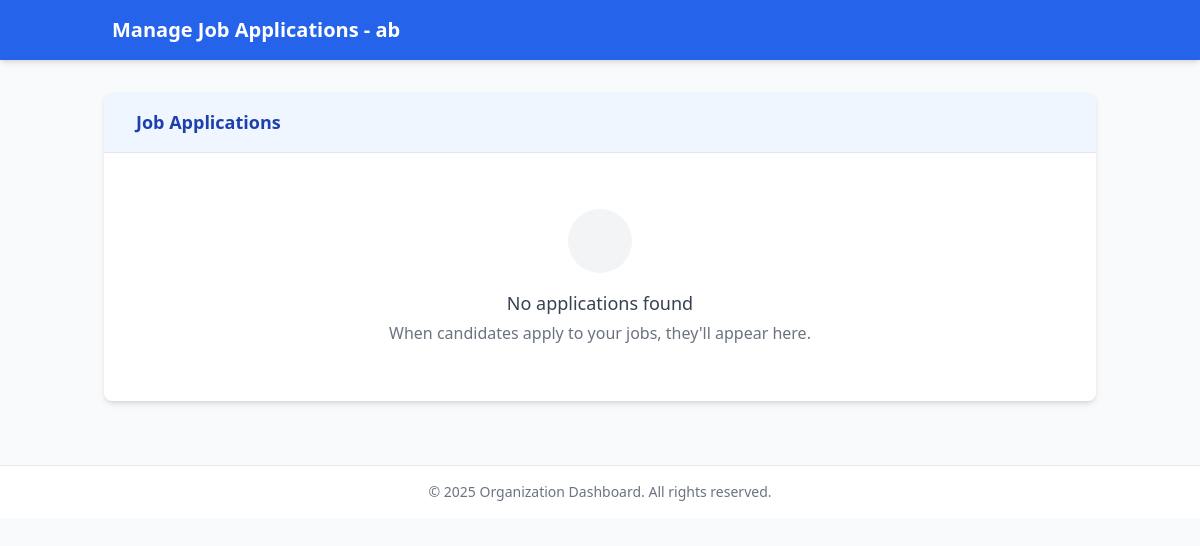
Before: /organizations/1/applications/ (signed in) with the older database file.
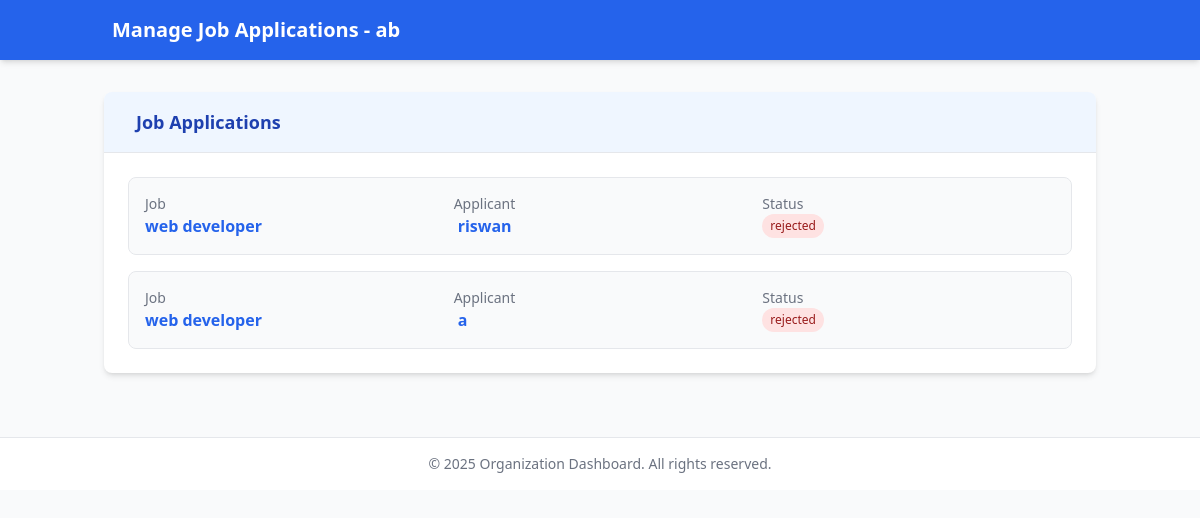
After: the same page with the newer database file.
### jobs/models.py (models this page shows, shortened)
class JobApplication(models.Model):
    job = models.ForeignKey(JobPosting, on_delete=models.CASCADE, related_name='applications')
    applicant = models.ForeignKey(User, on_delete=models.CASCADE, related_name='applications')
    applied_on = models.DateTimeField(auto_now_add=True)
    status = models.CharField(max_length=50, choices=[
        ('pending', 'Pending'),
        ('accepted', 'Accepted'),
        ('rejected', 'Rejected'),
        ('interview_scheduled', 'Interview Scheduled'),
        ('offer_made', 'Offer Made'),
    ])
    cv = models.FileField(upload_to='cvs/', blank=True, null=True)

class JobPosting(models.Model):
    organization = models.ForeignKey(Organization, on_delete=models.CASCADE, related_name='job_postings')
    title = models.CharField(max_length=255)
    description = models.TextField()
    required_qualifications = models.TextField()
    required_skills = models.ManyToManyField(Skill, blank=True)  # Use the same Skill model
    location = models.CharField(max_length=100)
    posted_on = models.DateTimeField(auto_now_add=True)
    application_deadline = models.DateTimeField()
    job_post_image = models.ImageField(upload_to='job_images/', blank=True, null=True)
    posted_by = models.ForeignKey(User,on_delete=models.SET_NULL,null=True,related_name='posted_jobs')

### organizations/views.py (the view, shortened to what this page needs)
# urls.py: path('<int:org_id>/applications/', views.manage_job_applications, name='manage_job_applications'),
@login_required
def manage_job_applications(request, org_id=None):
    if org_id:
        organization = get_object_or_404(Organization, id=org_id)
        hr_role = OrganizationHR.objects.filter(
            user=request.user,
            organization=organization,
            is_active=True,
            can_manage_applications=True
        ).first()
        if not hr_role and request.user != organization.user:
            return redirect('index_dashboard')
    job_applications = JobApplication.objects.filter(
        job__organization=organization
    ).select_related('job', 'applicant')
    if request.method == 'POST':
        form = JobApplicationStatusForm(request.POST)
        if form.is_valid():
            application = get_object_or_404(JobApplication,
                pk=request.POST.get('application_id'),
                job__organization=organization
            )
            if application.job.user == request.user or hr_role:
                application.status = form.cleaned_data['status']
                application.save()
                Notification.objects.create(
                    user=application.applicant,
                    message=f"Your application status for {application.job.title} has been updated to {application.status}."
                )
                return redirect('manage_job_applications', org_id=organization.id)
            else:
                return redirect('index_dashboard')
    else:
        form = JobApplicationStatusForm()
    return render(request, 'organizations/manage_job_applications.html', {
        'organization': organization,
        'job_applications': job_applications,
        'form': form,
        'is_owner': request.user == organization.user
    })

### templates/organizations/manage_job_applications.html (shortened to what this page needs)
{% load static %}
<!DOCTYPE html>
<html lang="en">
<head>
    <script src="https://cdn.tailwindcss.com"></script>
    <link href="https://cdn.jsdelivr.net/npm/remixicon@3.5.0/fonts/remixicon.css" rel="stylesheet">
</head>
<body class="bg-gray-50 min-h-screen">
    <header class="bg-blue-600 text-white shadow-md">
        <div class="container mx-auto px-4 py-4">
            <div class="flex items-center justify-between">
                <div class="flex items-center space-x-2">
                    <h2 class="text-xl font-bold">Manage Job Applications - {{ organization.name }}</h2>
                </div>
            </div>
        </div>
    </header>
    <main class="container mx-auto px-4 py-8">
        <div class="bg-white rounded-lg shadow-md overflow-hidden">
            <div class="bg-blue-50 px-6 py-4 border-b border-gray-200">
                <h3 class="text-lg font-semibold text-blue-800 flex items-center">
                     Job Applications
                </h3>
            </div>
            <div class="p-6">
                {% if job_applications %}
                <ul class="space-y-4">
                    {% for application in job_applications %}
                    <li class="bg-gray-50 rounded-lg p-4 border border-gray-200 hover:shadow-md transition-shadow">
                        <div class="grid grid-cols-1 md:grid-cols-3 gap-4">
                            <div>
                                <p class="text-sm font-medium text-gray-500">Job</p>
                                <p class="font-semibold text-blue-600">{{ application.job.title }}</p>
                            </div>
                            <div>
                                <p class="text-sm font-medium text-gray-500">Applicant</p>
                                <a href="{% url 'user_profile' application.applicant.username %}"
                                   class="font-semibold text-blue-600 hover:underline flex items-center">
                                     {{ application.applicant.username }}
                                </a>
                            </div>
                            <div>
                                <p class="text-sm font-medium text-gray-500">Status</p>
                                <div class="flex items-center justify-between">
                                    <span class="px-2 py-1 rounded-full text-xs font-medium
                                        {% if application.status == 'Submitted' %}bg-blue-100 text-blue-800
                                        {% elif application.status == 'Under Review' %}bg-yellow-100 text-yellow-800
                                        {% elif application.status == 'Interview' %}bg-purple-100 text-purple-800
                                        {% elif application.status == 'Accepted' %}bg-green-100 text-green-800
                                        {% else %}bg-red-100 text-red-800{% endif %}">
                                        {{ application.status }}
                                    </span>
                                </div>
                            </div>
                        </div>
                    </li>
                    {% endfor %}
                </ul>
                {% else %}
                <div class="text-center py-8">
                    <div class="mx-auto w-16 h-16 bg-gray-100 rounded-full flex items-center justify-center mb-4">
                    </div>
                    <h4 class="text-lg font-medium text-gray-700">No applications found</h4>
                    <p class="text-gray-500 mt-1">When candidates apply to your jobs, they'll appear here.</p>
                </div>
                {% endif %}
            </div>
        </div>
    </main>
    <footer class="bg-white border-t border-gray-200 mt-8 py-4">
        <div class="container mx-auto px-4 text-center text-gray-500 text-sm">
            <p>&copy; 2025 Organization Dashboard. All rights reserved.</p>
        </div>
    </footer>
</body>
</html>

Changed rows visible on the page:
added JobApplication: job "web developer", applicant.username "riswan", status "rejected"
added JobApplication: job "web developer", applicant.username "a", status "rejected"
Other visible differences:
text no longer shown: "No applications found When candidates apply to your jobs, they'll appear here."
